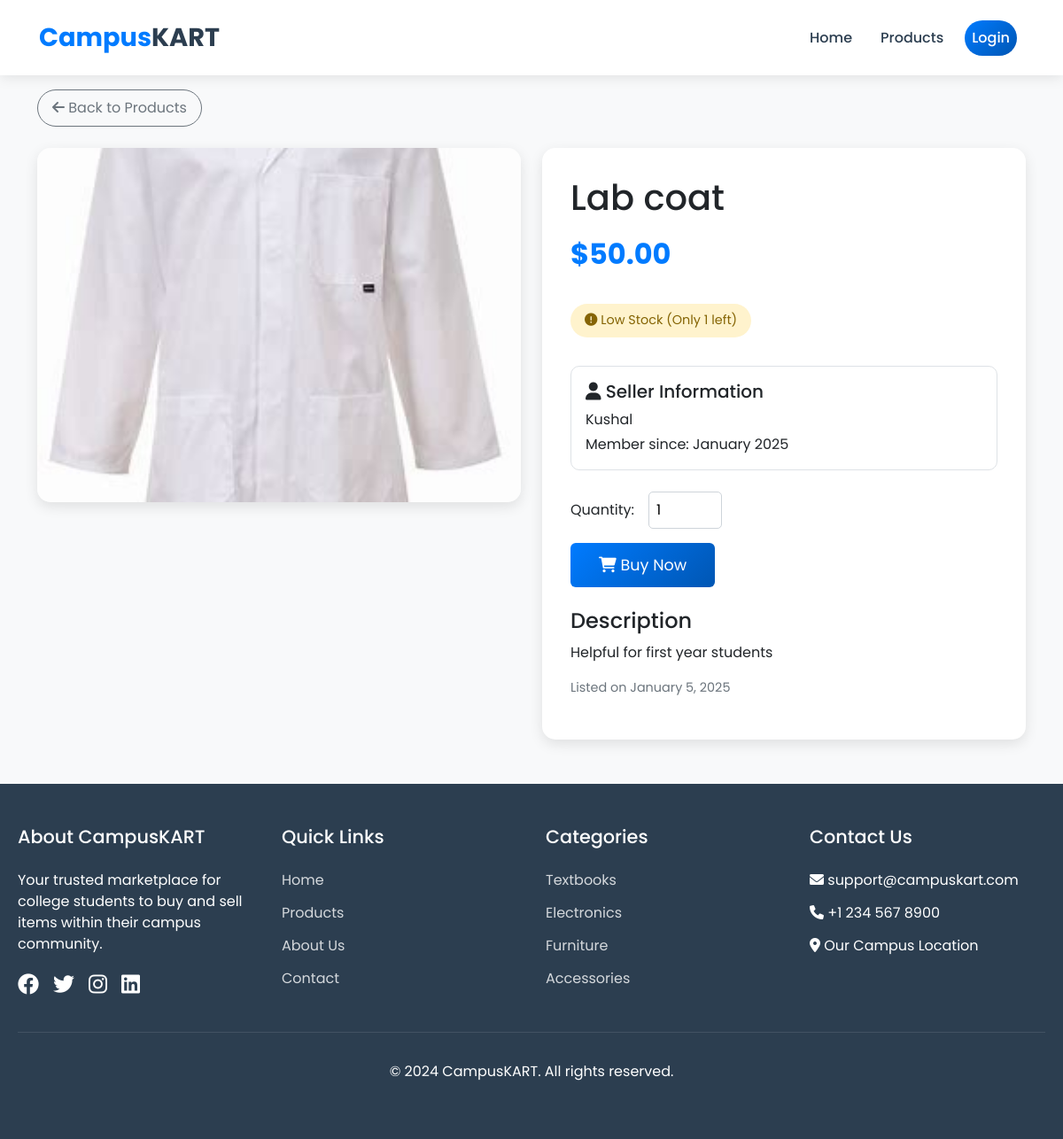
The app's page /accounts/product/1/, older data.
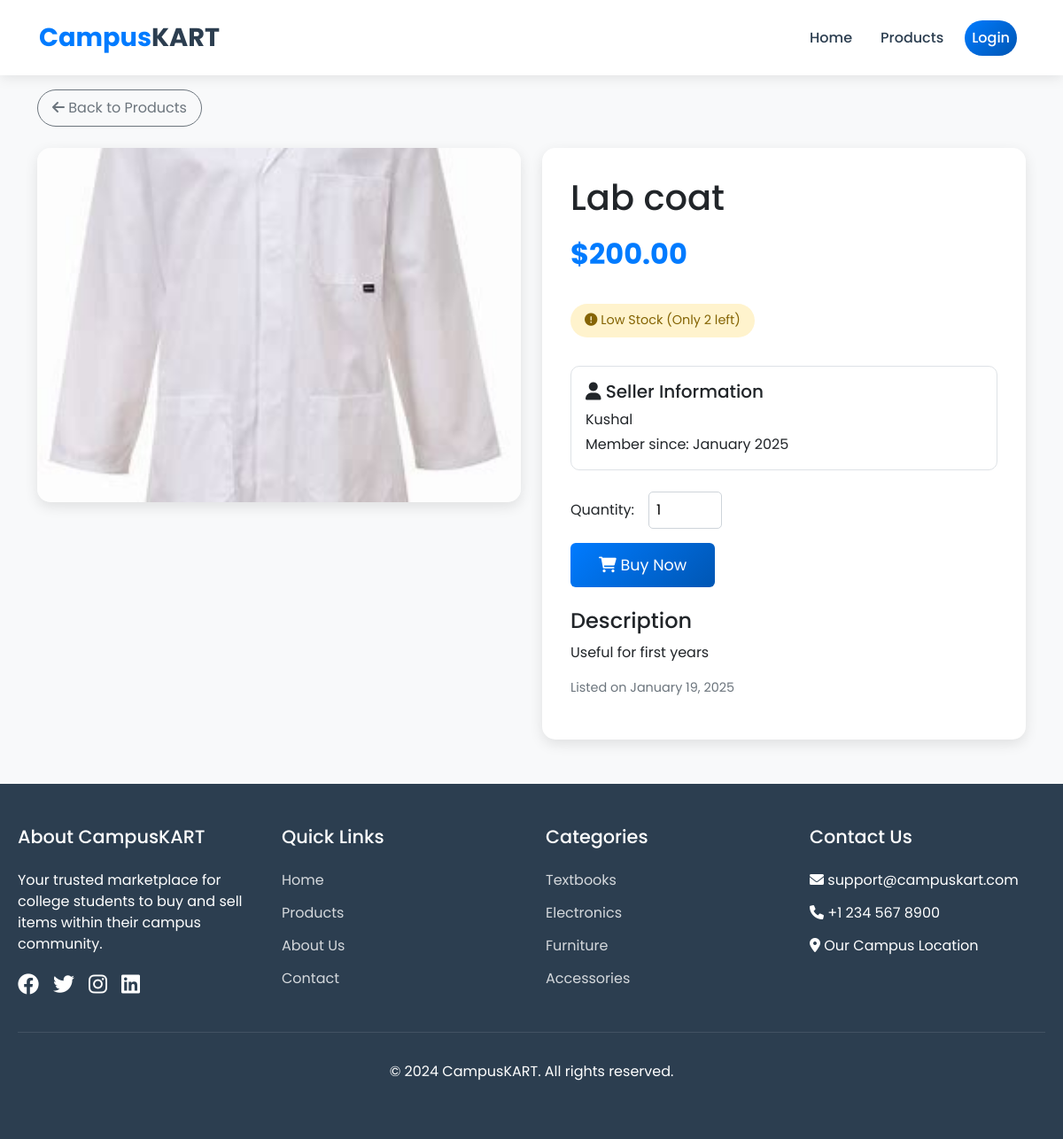
The same page, newer data.
### accounts/models.py (models this page shows, shortened)
class Product(models.Model):#inheritance
    seller = models.ForeignKey(settings.AUTH_USER_MODEL, on_delete=models.CASCADE)
    name = models.CharField(max_length=255)
    description = models.TextField()
    price = models.DecimalField(max_digits=10, decimal_places=2)
    stock = models.PositiveIntegerField()
    image = models.ImageField(upload_to='product_images/')
    created_at = models.DateTimeField(auto_now_add=True)
    is_sold = models.BooleanField(default=False)  # Add this field
    sold_date = models.DateTimeField(null=True, blank=True)  # Add this field too

class CustomUser(AbstractUser):
    college_email = models.EmailField(unique=True)

### accounts/views.py (the view)
# urls.py: path('product/<int:product_id>/', product_detail, name='product_detail'),
def product_detail(request, product_id):
    product = get_object_or_404(Product, id=product_id)
    return render(request, 'product_detail.html', {'product': product})

### templates/product_detail.html (shortened to what this page needs)
{% extends 'base.html' %}
{% load static %}
{% block content %}
<div class="product-detail">
    <div class="container">
        <div class="mb-4">
            <a href="{% url 'products_page' %}" class="btn btn-outline-secondary back-button">
                <i class="fas fa-arrow-left"></i> Back to Products
            </a>
        </div>
        <div class="row">
            <div class="col-md-6 mb-4">
                <img src="{{ product.image.url }}" alt="{{ product.name }}" class="product-image">
            </div>
            <div class="col-md-6">
                <div class="product-info">
                    <h1 class="mb-3">{{ product.name }}</h1>
                    <div class="price mb-3">${{ product.price }}</div>
                    {% if product.stock > 10 %}
                        <div class="stock-info in-stock">
                            <i class="fas fa-check-circle"></i> In Stock ({{ product.stock }} available)
                        </div>
                    {% elif product.stock > 0 %}
                        <div class="stock-info low-stock">
                            <i class="fas fa-exclamation-circle"></i> Low Stock (Only {{ product.stock }} left)
                        </div>
                    {% else %}
                        <div class="stock-info out-of-stock">
                            <i class="fas fa-times-circle"></i> Out of Stock
                        </div>
                    {% endif %}
                    <div class="seller-info">
                        <h5><i class="fas fa-user"></i> Seller Information</h5>
                        <p class="mb-1">{{ product.seller.username }}</p>
                        <p class="mb-0">Member since: {{ product.seller.date_joined|date:"F Y" }}</p>
                    </div>
                    {% if product.stock > 0 and request.user != product.seller %}
                        <form method="POST" action="{% url 'place_order' product.id %}" class="mt-4">
                            <div class="d-flex align-items-center mb-3">
                                <label for="quantity" class="me-3">Quantity:</label>
                                <input type="number"
                                       name="quantity"
                                       id="quantity"
                                       class="quantity-input"
                                       min="1"
                                       max="{{ product.stock }}"
                                       value="1"
                                       required>
                            </div>
                            <button type="submit" class="btn btn-primary buy-button">
                                <i class="fas fa-shopping-cart"></i> Buy Now
                            </button>
                        </form>
                    {% elif request.user == product.seller %}
                        <div class="alert alert-info mt-3">
                            <i class="fas fa-info-circle"></i> This is your product listing
                        </div>
                    {% endif %}
                    <div class="mt-4">
                        <h4>Description</h4>
                        <p class="description">{{ product.description }}</p>
                    </div>
                    <p class="created-date mt-3">
                        Listed on {{ product.created_at|date:"F j, Y" }}
                    </p>
                </div>
            </div>
        </div>
    </div>
</div>
{% endblock %}

Row changes from the older to the newer data that the page shows:
changed Product "Lab coat": price "50.00" → "200.00"; stock "1" → "2"; description "Helpful for first year students" → "Useful for first years"; created_at "January 5, 2025" → "January 19, 2025"; quantity "1" → (not shown)
Text that changed along with them:
form field quantity: (not shown) → "1"
